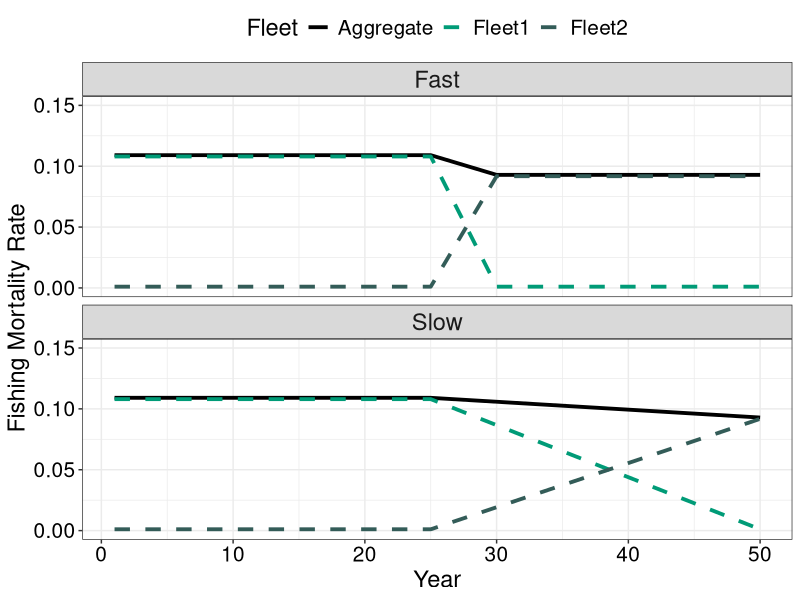
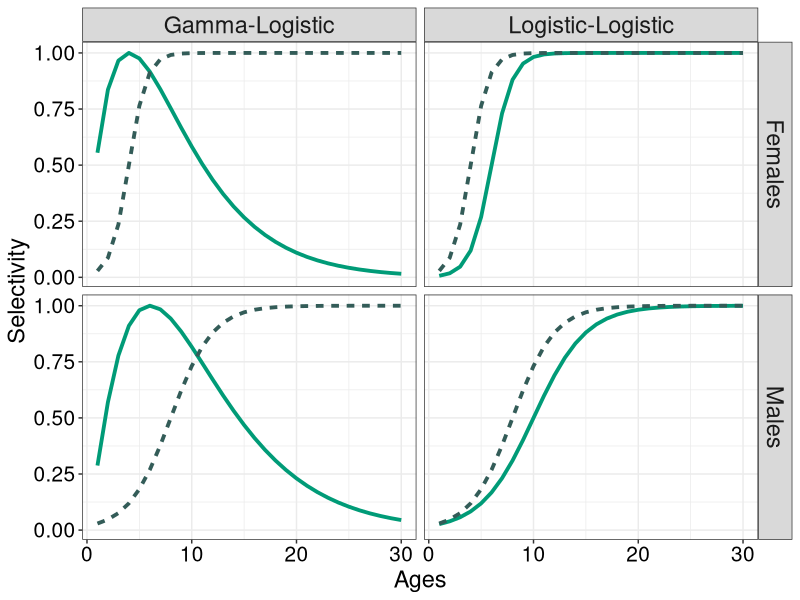
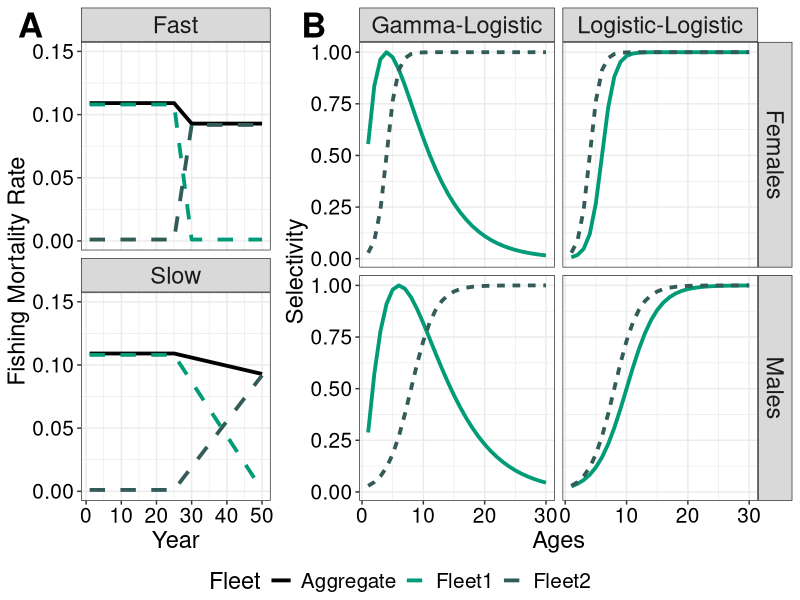

Reproduce these figures in R, in order.
# Purpose: To plot and illustrate OM scenarios
# Creator: Matthew LH. Cheng (UAF-CFOS)
# Date 3/13/23


# Set Up ------------------------------------------------------------------

library(here)
library(tidyverse)
library(ggpubr)


# Fleet Structure Shift ---------------------------------------------------

### Fast --------------------------------------------------------------------

chngpoint <- 24     # Change point for fmort
chngpoint_end <- 29 # when does change point end
mean_nat_mort <- 0.108 # Mean M
min_rel_F1_M <- 0.01 # Min F relative to M
max_rel_F2_M <- 0.85  # Max F relative to M
Start_F1 <- 1 * mean_nat_mort # Start F1
Start_F2 <- 0.01 * mean_nat_mort # Start F2
Fish_Start_yr <- 0
n_years <- 50

# Decrease Change
# F stays constant initially
constant_F1 <- seq(Start_F1, Start_F1, length.out = length(Fish_Start_yr:chngpoint))
# Change point for F (Ramp)
change_F1 <- seq(Start_F1, (min_rel_F1_M * mean_nat_mort), length.out = length(chngpoint:chngpoint_end))
# Change point end (plateaus/stays constant now)
change_F1_const <- seq((min_rel_F1_M * mean_nat_mort), (min_rel_F1_M * mean_nat_mort),
                      length.out = length(chngpoint_end:(n_years-1)))

# Increase Change
constant_F2 <- seq(Start_F2, Start_F2, length.out = length(Fish_Start_yr:chngpoint))
# Change point for F (Ramp)
change_F2 <- seq(Start_F2, (max_rel_F2_M * mean_nat_mort), length.out = length(chngpoint:chngpoint_end))
# Change point end (plateaus/stays constant now)
change_F2_const <- seq((max_rel_F2_M * mean_nat_mort), (max_rel_F2_M * mean_nat_mort),
                       length.out = length(chngpoint_end:(n_years-1)))

# Make F vector here
F_vec1 <- as.numeric(c(constant_F1, change_F1[-1], change_F1_const[-1]))
F_vec2 <- as.numeric(c(constant_F2, change_F2[-1], change_F2_const[-1]))

# Coerce into dataframe
fleet_change_fast <- data.frame(Fleet1 = F_vec1, Fleet2 = F_vec2, Year = 1:n_years,
                           Type = "Fast") %>% 
  pivot_longer(cols = c(Fleet1, Fleet2), names_to = "Fleet", values_to = "Fs")


### Slow --------------------------------------------------------------------

chngpoint <- 24     # Change point for fmort
chngpoint_end <- 49 # when does change point end
mean_nat_mort <- 0.108 # Mean M
min_rel_F1_M <- 0.01 # Min F relative to M
max_rel_F2_M <- 0.85  # Max F relative to M
Start_F1 <- 1 * mean_nat_mort # Start F1
Start_F2 <- 0.01 * mean_nat_mort # Start F2
Fish_Start_yr <- 0
n_years <- 50

# Decrease Change
# F stays constant initially
constant_F1 <- seq(Start_F1, Start_F1, length.out = length(Fish_Start_yr:chngpoint))
# Change point for F (Ramp)
change_F1 <- seq(Start_F1, (min_rel_F1_M * mean_nat_mort), length.out = length(chngpoint:chngpoint_end))
# Change point end (plateaus/stays constant now)
change_F1_const <- seq((min_rel_F1_M * mean_nat_mort), (min_rel_F1_M * mean_nat_mort),
                       length.out = length(chngpoint_end:(n_years-1)))

# Increase Change
constant_F2 <- seq(Start_F2, Start_F2, length.out = length(Fish_Start_yr:chngpoint))
# Change point for F (Ramp)
change_F2 <- seq(Start_F2, (max_rel_F2_M * mean_nat_mort), length.out = length(chngpoint:chngpoint_end))
# Change point end (plateaus/stays constant now)
change_F2_const <- seq((max_rel_F2_M * mean_nat_mort), (max_rel_F2_M * mean_nat_mort),
                       length.out = length(chngpoint_end:(n_years-1)))

# Make F vector here
F_vec1 <- as.numeric(c(constant_F1, change_F1[-1], change_F1_const[-1]))
F_vec2 <- as.numeric(c(constant_F2, change_F2[-1], change_F2_const[-1]))

# Coerce into dataframe
fleet_change_slow <- data.frame(Fleet1 = F_vec1, Fleet2 = F_vec2, Year = 1:n_years,
                                Type = "Slow") %>% 
  pivot_longer(cols = c(Fleet1, Fleet2), names_to = "Fleet", values_to = "Fs")


# Plot Fleet Structure Change Scenarios -------------------------------------------------------------------

# Coerce into dataframe
fleet_change_all <- rbind(fleet_change_fast, fleet_change_slow)

# Get aggregate F
agg_F <- fleet_change_all %>% 
  group_by(Type, Year) %>% 
  summarize(Fs = sum(Fs)) %>% 
  mutate(Fleet = "Aggregate")

# Bind together
fleet_change_all <- rbind(fleet_change_all, agg_F)

png(here("figs", "Hypothetical_OM", "Fleet_Str_Change.png"), width = 650, height = 350)
(fleet_plot <- ggplot() +
  geom_line(fleet_change_all, mapping = aes(x = Year, y = Fs, 
                                            color = Fleet, lty = Fleet),  size = 1.3) +
  scale_color_manual(values = c("black", "#009B77", "#335C58")) +
  scale_linetype_manual(values = c(1, 2, 2)) +
  facet_wrap(~Type, ncol = 1) +
  theme_bw() +
  labs(x = "Year", y = "Fishing Mortality Rate") +
  ylim(0, 0.15) +
  theme(legend.position = "top",
        axis.title = element_text(size = 17),
        axis.text = element_text(size = 15, color = "black"),
        legend.title = element_text(size = 17),
        legend.text = element_text(size = 15),
        strip.text = element_text(size = 17)))
dev.off()


# Selectivity Differences -------------------------------------------------

bins <- 1:30

### Logistic-Logistic ----------------------------------------------------------------

# Get a50 value males
a50m1 <- 8
a50m2 <- 10
deltam1 <- 2
deltam2 <- 2.5

# Get a50 value females
a50f1 <- 4
a50f2 <- 6
deltaf1 <- 0.85
deltaf2 <- 1

# Compute selex 
selexm1 <- cbind(1 / (1 + exp(-1 * ((bins - a50m1)/deltam1) )), "Males", "Fleet 2", age = bins)
selexm2 <- cbind(1 / (1 + exp(-1 * ((bins - a50m2)/deltam2) )) , "Males", "Fleet 1", age = bins)
selexf1 <- cbind(1 / (1 + exp(-1 * ((bins - a50f1)/deltaf1) )) , "Females", "Fleet 2", age = bins)
selexf2 <- cbind(1 / (1 + exp(-1 * ((bins - a50f2)/deltaf2) )) , "Females", "Fleet 1", age = bins)

# Bind these together
selex_logist <- data.frame(rbind(selexm1, selexm2, selexf1, selexf2), Type = "Logistic-Logistic")
colnames(selex_logist) <- c("Selex", "Sex", "Fleet", "Age", "Type")


### Logistic-Gamma ----------------------------------------------------------

# Gamma parameters
amaxm2 <- 6
deltam2 <- 7
amaxf2 <- 4
deltaf2 <- 6

# Get Selex here
pm2 <- (0.5 * (sqrt(amaxm2^2 + 4*deltam2^2) - amaxm2)) 
selexm2 <- cbind((bins/amaxm2) ^ (amaxm2/pm2) * exp((amaxm2 - bins) / pm2), "Males", "Fleet 1", age = bins)
pf2 <- (0.5 * (sqrt(amaxf2^2 + 4*deltaf2^2) - amaxf2)) 
selexf2 <- cbind((bins/amaxf2) ^ (amaxf2/pf2) * exp((amaxf2 - bins) / pf2), "Females", "Fleet 1", age = bins)

# Bind these together
selex_gamma <- data.frame(rbind(selexm1, selexm2, selexf1, selexf2), Type = "Gamma-Logistic")
colnames(selex_gamma) <- c("Selex", "Sex", "Fleet", "Age", "Type")

# Plot Selectivity Scenarios -------------------------------------------------------------------

# Coerce into dataframe
selex_all <- rbind(selex_logist, selex_gamma)

png(here("figs", "Hypothetical_OM", "Selex_Scenario.png"), width = 650, height = 500)
(selex_plot <- ggplot(selex_all, aes(x = as.numeric(Age), y = as.numeric(paste(Selex)), color = Fleet, lty = Fleet)) +
  geom_line(size = 1.3) + 
  scale_color_manual(values = c("#009B77", "#335C58")) +
  facet_grid(Sex~Type) +
  theme_bw() +
  labs(x = "Ages", y = "Selectivity") +
  theme(legend.position = "none",
        axis.title = element_text(size = 17),
        axis.text = element_text(size = 15, color = "black"),
        legend.title = element_text(size = 17),
        legend.text = element_text(size = 15),
        strip.text = element_text(size = 17)))
dev.off()


# Combine plots -----------------------------------------------------------

png(here("figs", "Hypothetical_OM", "OM_Scenarios.png"), width = 1000, height = 750)
ggarrange(fleet_plot, selex_plot, ncol = 2, 
          common.legend = TRUE, legend="bottom",
          labels = c("A", "B"), 
          font.label = list(size = 25), label.x = 0.02, widths = c(0.8, 1.5))
dev.off()             
  
